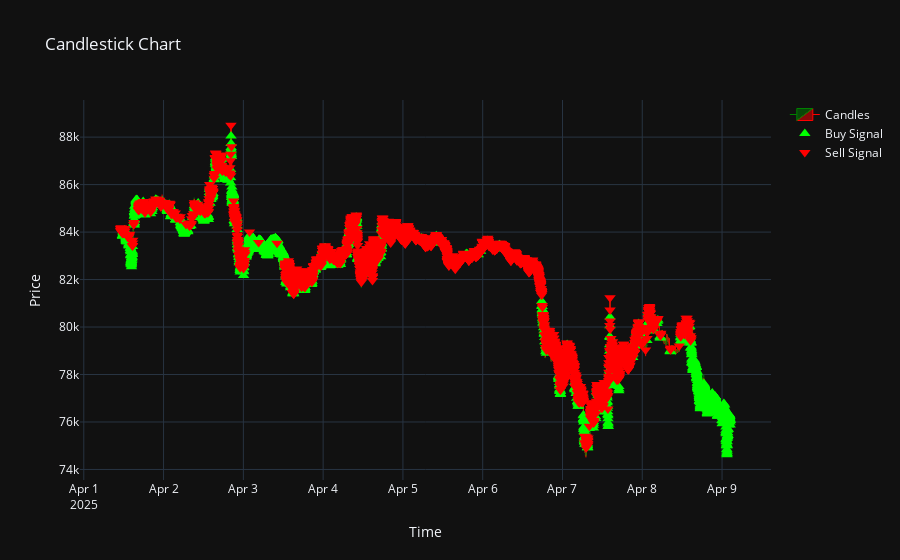

The code cell stored with this chart in its notebook:
### Code cell
end_pnls, rewards, actions = validate_agent(test_env, agent, test_features, render=True, episodes=1, verbose=False)

print(f"Total PnL on test set: {end_pnls[-1]:.2f}")

### Figure 1 — Plotly figure (JSON) as saved in the notebook; plotly's stock layout.template omitted (floating-point values rounded to 4 significant figures; data arrays with more than 128 entries replaced by an {"elided": "..."} marker saying what was removed)
{"data": [{"close": {"elided": "11000 float values"}, "decreasing": {"line": {"color": "red"}}, "high": {"elided": "11000 float values"}, "increasing": {"line": {"color": "green"}}, "line": {"width": 1}, "low": {"elided": "11000 float values"}, "name": "Candles", "open": {"elided": "11000 float values"}, "type": "candlestick", "whiskerwidth": 0.2, "x": {"elided": "11000 str values"}}, {"marker": {"color": "lime", "size": 10, "symbol": "triangle-up"}, "mode": "markers", "name": "Buy Signal", "type": "scatter", "x": {"elided": "3375 str values"}, "y": {"elided": "3375 float values"}}, {"marker": {"color": "red", "size": 10, "symbol": "triangle-down"}, "mode": "markers", "name": "Sell Signal", "type": "scatter", "x": {"elided": "4461 str values"}, "y": {"elided": "4461 float values"}}], "layout": {"title": {"text": "Candlestick Chart"}, "xaxis": {"rangeslider": {"visible": false}, "title": {"text": "Time"}}, "yaxis": {"title": {"text": "Price"}}}}
